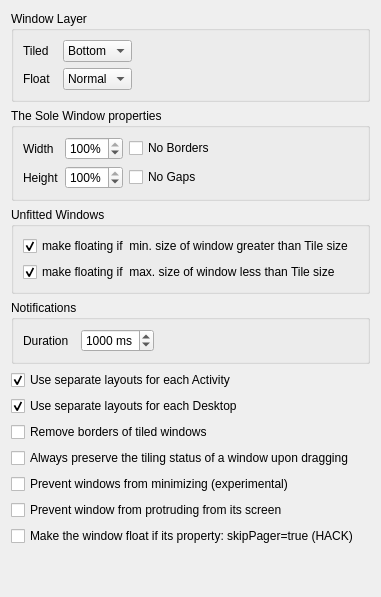
     <widget class="QWidget" name="_7_optionsTab">
      <attribute name="title">
       <string>Options</string>
      </attribute>
      <layout class="QVBoxLayout" name="verticalLayout">
       <item>
        <widget class="QGroupBox" name="GB_windowLayer">
         <property name="title">
          <string>Window Layer</string>
         </property>
         <layout class="QGridLayout" name="gridLayout_9">
          <item row="0" column="0" alignment="Qt::AlignmentFlag::AlignLeft">
           <widget class="QLabel" name="label_13">
            <property name="text">
             <string>Tiled</string>
            </property>
           </widget>
          </item>
          <item row="0" column="1">
           <widget class="QComboBox" name="kcfg_tiledWindowsLayer">
            <item>
             <property name="text">
              <string>Bottom</string>
             </property>
            </item>
            <item>
             <property name="text">
              <string>Normal</string>
             </property>
            </item>
            <item>
             <property name="text">
              <string>Above</string>
             </property>
            </item>
           </widget>
          </item>
          <item row="0" column="2">
           <spacer name="horizontalSpacer_2">
            <property name="orientation">
             <enum>Qt::Orientation::Horizontal</enum>
            </property>
            <property name="sizeHint" stdset="0">
             <size>
              <width>40</width>
              <height>20</height>
             </size>
            </property>
           </spacer>
          </item>
          <item row="1" column="0">
           <widget class="QLabel" name="label_14">
            <property name="text">
             <string>Float  </string>
            </property>
           </widget>
          </item>
          <item row="1" column="1">
           <widget class="QComboBox" name="kcfg_floatedWindowsLayer">
            <property name="currentIndex">
             <number>1</number>
            </property>
            <item>
             <property name="text">
              <string>Bottom</string>
             </property>
            </item>
            <item>
             <property name="text">
              <string>Normal</string>
             </property>
            </item>
            <item>
             <property name="text">
              <string>Above</string>
             </property>
            </item>
           </widget>
          </item>
         </layout>
        </widget>
       </item>
       <item>
        <widget class="QGroupBox" name="groupBox_12">
         <property name="title">
          <string>The Sole Window properties</string>
         </property>
         <layout class="QGridLayout" name="gridLayout_10">
          <item row="1" column="0">
           <widget class="QLabel" name="label_16">
            <property name="text">
             <string>Height</string>
            </property>
           </widget>
          </item>
          <item row="0" column="3">
           <spacer name="horizontalSpacer_3">
            <property name="orientation">
             <enum>Qt::Orientation::Horizontal</enum>
            </property>
            <property name="sizeHint" stdset="0">
             <size>
              <width>40</width>
              <height>20</height>
             </size>
            </property>
           </spacer>
          </item>
          <item row="0" column="1" alignment="Qt::AlignmentFlag::AlignHCenter|Qt::AlignmentFlag::AlignVCenter">
           <widget class="QSpinBox" name="kcfg_soleWindowWidth">
            <property name="suffix">
             <string>%</string>
            </property>
            <property name="minimum">
             <number>1</number>
            </property>
            <property name="maximum">
             <number>100</number>
            </property>
            <property name="value">
             <number>100</number>
            </property>
           </widget>
          </item>
          <item row="0" column="0">
           <widget class="QLabel" name="label_15">
            <property name="text">
             <string>Width </string>
            </property>
           </widget>
          </item>
          <item row="1" column="1">
           <widget class="QSpinBox" name="kcfg_soleWindowHeight">
            <property name="suffix">
             <string>%</string>
            </property>
            <property name="minimum">
             <number>1</number>
            </property>
            <property name="maximum">
             <number>100</number>
            </property>
            <property name="value">
             <number>100</number>
            </property>
           </widget>
          </item>
          <item row="0" column="2">
           <widget class="QCheckBox" name="kcfg_soleWindowNoBorders">
            <property name="text">
             <string>No Borders</string>
            </property>
           </widget>
          </item>
          <item row="1" column="2">
           <widget class="QCheckBox" name="kcfg_soleWindowNoGaps">
            <property name="text">
             <string>No Gaps</string>
            </property>
           </widget>
          </item>
         </layout>
         <zorder>kcfg_soleWindowWidth</zorder>
         <zorder>label_15</zorder>
         <zorder>horizontalSpacer_3</zorder>
         <zorder>label_16</zorder>
         <zorder>kcfg_soleWindowHeight</zorder>
         <zorder>kcfg_soleWindowNoBorders</zorder>
         <zorder>kcfg_soleWindowNoGaps</zorder>
        </widget>
       </item>
       <item>
        <widget class="QGroupBox" name="groupBox">
         <property name="title">
          <string>Unfitted Windows</string>
         </property>
         <layout class="QVBoxLayout" name="verticalLayout_18">
          <item>
           <widget class="QCheckBox" name="kcfg_unfitGreater">
            <property name="toolTip">
             <string>If enable make all windows floating if they minimum size to large for tile</string>
            </property>
            <property name="text">
             <string>make floating if  min. size of window greater than Tile size </string>
            </property>
            <property name="checked">
             <bool>true</bool>
            </property>
           </widget>
          </item>
          <item>
           <widget class="QCheckBox" name="kcfg_unfitLess">
            <property name="toolTip">
             <string>If enable make all windows floating if the maximum size to small for tile</string>
            </property>
            <property name="text">
             <string>make floating if  max. size of window less than Tile size </string>
            </property>
            <property name="checked">
             <bool>true</bool>
            </property>
           </widget>
          </item>
         </layout>
        </widget>
       </item>
       <item>
        <widget class="QGroupBox" name="groupBox_13">
         <property name="title">
          <string>Notifications</string>
         </property>
         <layout class="QGridLayout" name="gridLayout_12">
          <item row="1" column="1">
           <widget class="QSpinBox" name="kcfg_notificationDuration">
            <property name="toolTip">
             <string>&lt;html&gt;&lt;head/&gt;&lt;body&gt;&lt;p&gt;Set the time (in milliseconds) for how long a pop-up notification will remain visible before it automatically disappears. A value of 0 will disable notifications.&lt;/p&gt;&lt;/body&gt;&lt;/html&gt;</string>
            </property>
            <property name="suffix">
             <string> ms</string>
            </property>
            <property name="maximum">
             <number>9999</number>
            </property>
            <property name="singleStep">
             <number>100</number>
            </property>
            <property name="value">
             <number>1000</number>
            </property>
           </widget>
          </item>
          <item row="1" column="0">
           <widget class="QLabel" name="label_18">
            <property name="text">
             <string>Duration  </string>
            </property>
           </widget>
          </item>
          <item row="1" column="2">
           <spacer name="horizontalSpacer_4">
            <property name="orientation">
             <enum>Qt::Orientation::Horizontal</enum>
            </property>
            <property name="sizeHint" stdset="0">
             <size>
              <width>40</width>
              <height>20</height>
             </size>
            </property>
           </spacer>
          </item>
         </layout>
        </widget>
       </item>
       <item>
        <widget class="QCheckBox" name="kcfg_layoutPerActivity">
         <property name="toolTip">
          <string>All tiled windows will have no borders. Borders will be added back if window become float.</string>
         </property>
         <property name="text">
          <string>Use separate layouts for each Activity</string>
         </property>
         <property name="checked">
          <bool>true</bool>
         </property>
        </widget>
       </item>
       <item>
        <widget class="QCheckBox" name="kcfg_layoutPerDesktop">
         <property name="toolTip">
          <string>All tiled windows will have no borders. Borders will be added back if window become float.</string>
         </property>
         <property name="text">
          <string>Use separate layouts for each Desktop</string>
         </property>
         <property name="checked">
          <bool>true</bool>
         </property>
        </widget>
       </item>
       <item>
        <widget class="QCheckBox" name="kcfg_noTileBorder">
         <property name="toolTip">
          <string>All tiled windows will have no borders. Borders will be added back if window become float.</string>
         </property>
         <property name="text">
          <string>Remove borders of tiled windows</string>
         </property>
        </widget>
       </item>
       <item>
        <widget class="QCheckBox" name="kcfg_keepTilingOnDrag">
         <property name="text">
          <string>Always preserve the tiling status of a window upon dragging</string>
         </property>
        </widget>
       </item>
       <item>
        <widget class="QCheckBox" name="kcfg_preventMinimize">
         <property name="text">
          <string>Prevent windows from minimizing (experimental)</string>
         </property>
        </widget>
       </item>
       <item>
        <widget class="QCheckBox" name="kcfg_preventProtrusion">
         <property name="text">
          <string>Prevent window from protruding from its screen</string>
         </property>
        </widget>
       </item>
       <item>
        <widget class="QCheckBox" name="kcfg_floatSkipPagerWindows">
         <property name="toolTip">
          <string>&lt;html&gt;&lt;head/&gt;&lt;body&gt;&lt;p&gt;If enabled, all windows with property skipPager=true become floating. You can create KDE Window Rule and force  skipPager=true.&lt;/p&gt;&lt;/body&gt;&lt;/html&gt;</string>
         </property>
         <property name="text">
          <string>Make the window float if its property: skipPager=true (HACK)</string>
         </property>
        </widget>
       </item>
       <item>
        <spacer name="verticalSpacer_5">
         <property name="orientation">
          <enum>Qt::Orientation::Vertical</enum>
         </property>
         <property name="sizeHint" stdset="0">
          <size>
           <width>20</width>
           <height>40</height>
          </size>
         </property>
        </spacer>
       </item>
      </layout>
     </widget>
